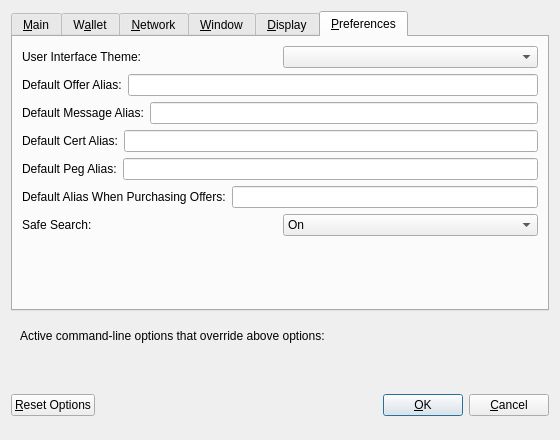
<?xml version="1.0" encoding="UTF-8"?>
<ui version="4.0">
 <class>OptionsDialog</class>
 <widget class="QDialog" name="OptionsDialog">
  <property name="geometry">
   <rect>
    <x>0</x>
    <y>0</y>
    <width>560</width>
    <height>440</height>
   </rect>
  </property>
  <property name="windowTitle">
   <string>Options</string>
  </property>
  <property name="modal">
   <bool>true</bool>
  </property>
  <layout class="QVBoxLayout" name="verticalLayout">
   <item>
    <widget class="QTabWidget" name="tabWidget">
     <property name="currentIndex">
      <number>5</number>
     </property>
     <widget class="QWidget" name="tabMain">
      <attribute name="title">
       <string>&amp;Main</string>
      </attribute>
      <layout class="QVBoxLayout" name="verticalLayout_Main">
       <item>
        <widget class="QCheckBox" name="syscoinAtStartup">
         <property name="toolTip">
          <string>Automatically start Syscoin Core after logging in to the system.</string>
         </property>
         <property name="text">
          <string>&amp;Start Syscoin Core on system login</string>
         </property>
        </widget>
       </item>
       <item>
        <layout class="QHBoxLayout" name="horizontalLayout_2_Main">
         <item>
          <widget class="QLabel" name="databaseCacheLabel">
           <property name="text">
            <string>Size of &amp;database cache</string>
           </property>
           <property name="textFormat">
            <enum>Qt::PlainText</enum>
           </property>
           <property name="buddy">
            <cstring>databaseCache</cstring>
           </property>
          </widget>
         </item>
         <item>
          <widget class="QSpinBox" name="databaseCache"/>
         </item>
         <item>
          <widget class="QLabel" name="databaseCacheUnitLabel">
           <property name="text">
            <string>MB</string>
           </property>
           <property name="textFormat">
            <enum>Qt::PlainText</enum>
           </property>
          </widget>
         </item>
         <item>
          <spacer name="horizontalSpacer_2_Main">
           <property name="orientation">
            <enum>Qt::Horizontal</enum>
           </property>
           <property name="sizeHint" stdset="0">
            <size>
             <width>40</width>
             <height>20</height>
            </size>
           </property>
          </spacer>
         </item>
        </layout>
       </item>
       <item>
        <layout class="QHBoxLayout" name="horizontalLayout_3_Main">
         <item>
          <widget class="QLabel" name="threadsScriptVerifLabel">
           <property name="text">
            <string>Number of script &amp;verification threads</string>
           </property>
           <property name="textFormat">
            <enum>Qt::PlainText</enum>
           </property>
           <property name="buddy">
            <cstring>threadsScriptVerif</cstring>
           </property>
          </widget>
         </item>
         <item>
          <widget class="QSpinBox" name="threadsScriptVerif">
           <property name="toolTip">
            <string>(0 = auto, &lt;0 = leave that many cores free)</string>
           </property>
          </widget>
         </item>
         <item>
          <spacer name="horizontalSpacer_3_Main">
           <property name="orientation">
            <enum>Qt::Horizontal</enum>
           </property>
           <property name="sizeHint" stdset="0">
            <size>
             <width>40</width>
             <height>20</height>
            </size>
           </property>
          </spacer>
         </item>
        </layout>
       </item>
       <item>
        <spacer name="verticalSpacer_Main">
         <property name="orientation">
          <enum>Qt::Vertical</enum>
         </property>
         <property name="sizeHint" stdset="0">
          <size>
           <width>20</width>
           <height>40</height>
          </size>
         </property>
        </spacer>
       </item>
      </layout>
     </widget>
     <widget class="QWidget" name="tabWallet">
      <attribute name="title">
       <string>W&amp;allet</string>
      </attribute>
      <layout class="QVBoxLayout" name="verticalLayout_Wallet">
       <item>
        <widget class="QGroupBox" name="groupBox">
         <property name="title">
          <string>Expert</string>
         </property>
         <layout class="QVBoxLayout" name="verticalLayout_2">
          <item>
           <widget class="QCheckBox" name="coinControlFeatures">
            <property name="toolTip">
             <string>Whether to show coin control features or not.</string>
            </property>
            <property name="text">
             <string>Enable coin &amp;control features</string>
            </property>
           </widget>
          </item>
          <item>
           <widget class="QCheckBox" name="spendZeroConfChange">
            <property name="toolTip">
             <string>If you disable the spending of unconfirmed change, the change from a transaction cannot be used until that transaction has at least one confirmation. This also affects how your balance is computed.</string>
            </property>
            <property name="text">
             <string>&amp;Spend unconfirmed change</string>
            </property>
           </widget>
          </item>
         </layout>
        </widget>
       </item>
       <item>
        <spacer name="verticalSpacer_Wallet">
         <property name="orientation">
          <enum>Qt::Vertical</enum>
         </property>
         <property name="sizeHint" stdset="0">
          <size>
           <width>20</width>
           <height>40</height>
          </size>
         </property>
        </spacer>
       </item>
      </layout>
     </widget>
     <widget class="QWidget" name="tabNetwork">
      <attribute name="title">
       <string>&amp;Network</string>
      </attribute>
      <layout class="QVBoxLayout" name="verticalLayout_Network">
       <item>
        <widget class="QCheckBox" name="mapPortUpnp">
         <property name="toolTip">
          <string>Automatically open the Syscoin client port on the router. This only works when your router supports UPnP and it is enabled.</string>
         </property>
         <property name="text">
          <string>Map port using &amp;UPnP</string>
         </property>
        </widget>
       </item>
       <item>
        <widget class="QCheckBox" name="allowIncoming">
         <property name="toolTip">
          <string>Accept connections from outside</string>
         </property>
         <property name="text">
          <string>Allow incoming connections</string>
         </property>
        </widget>
       </item>
       <item>
        <widget class="QCheckBox" name="connectSocks">
         <property name="toolTip">
          <string>Connect to the Syscoin network through a SOCKS5 proxy.</string>
         </property>
         <property name="text">
          <string>&amp;Connect through SOCKS5 proxy (default proxy):</string>
         </property>
        </widget>
       </item>
       <item>
        <layout class="QHBoxLayout" name="horizontalLayout_1_Network">
         <item>
          <widget class="QLabel" name="proxyIpLabel">
           <property name="text">
            <string>Proxy &amp;IP:</string>
           </property>
           <property name="textFormat">
            <enum>Qt::PlainText</enum>
           </property>
           <property name="buddy">
            <cstring>proxyIp</cstring>
           </property>
          </widget>
         </item>
         <item>
          <widget class="QValidatedLineEdit" name="proxyIp">
           <property name="minimumSize">
            <size>
             <width>140</width>
             <height>0</height>
            </size>
           </property>
           <property name="maximumSize">
            <size>
             <width>140</width>
             <height>16777215</height>
            </size>
           </property>
           <property name="toolTip">
            <string>IP address of the proxy (e.g. IPv4: 127.0.0.1 / IPv6: ::1)</string>
           </property>
          </widget>
         </item>
         <item>
          <widget class="QLabel" name="proxyPortLabel">
           <property name="text">
            <string>&amp;Port:</string>
           </property>
           <property name="textFormat">
            <enum>Qt::PlainText</enum>
           </property>
           <property name="buddy">
            <cstring>proxyPort</cstring>
           </property>
          </widget>
         </item>
         <item>
          <widget class="QLineEdit" name="proxyPort">
           <property name="minimumSize">
            <size>
             <width>55</width>
             <height>0</height>
            </size>
           </property>
           <property name="maximumSize">
            <size>
             <width>55</width>
             <height>16777215</height>
            </size>
           </property>
           <property name="toolTip">
            <string>Port of the proxy (e.g. 9050)</string>
           </property>
          </widget>
         </item>
         <item>
          <spacer name="horizontalSpacer_1_Network">
           <property name="orientation">
            <enum>Qt::Horizontal</enum>
           </property>
           <property name="sizeHint" stdset="0">
            <size>
             <width>40</width>
             <height>20</height>
            </size>
           </property>
          </spacer>
         </item>
        </layout>
       </item>
       <item>
        <layout class="QHBoxLayout" name="horizontalLayout_2_Network">
         <item>
          <widget class="QLabel" name="proxyActiveNets">
           <property name="text">
            <string>Used for reaching peers via:</string>
           </property>
           <property name="textFormat">
            <enum>Qt::PlainText</enum>
           </property>
          </widget>
         </item>
         <item>
          <widget class="QCheckBox" name="proxyReachIPv4">
           <property name="enabled">
            <bool>false</bool>
           </property>
           <property name="toolTip">
            <string>Shows, if the supplied default SOCKS5 proxy is used to reach peers via this network type.</string>
           </property>
           <property name="text">
            <string/>
           </property>
          </widget>
         </item>
         <item>
          <widget class="QLabel" name="proxyReachIPv4Label">
           <property name="text">
            <string>IPv4</string>
           </property>
           <property name="textFormat">
            <enum>Qt::PlainText</enum>
           </property>
          </widget>
         </item>
         <item>
          <widget class="QCheckBox" name="proxyReachIPv6">
           <property name="enabled">
            <bool>false</bool>
           </property>
           <property name="toolTip">
            <string>Shows, if the supplied default SOCKS5 proxy is used to reach peers via this network type.</string>
           </property>
           <property name="text">
            <string/>
           </property>
          </widget>
         </item>
         <item>
          <widget class="QLabel" name="proxyReachIPv6Label">
           <property name="text">
            <string>IPv6</string>
           </property>
           <property name="textFormat">
            <enum>Qt::PlainText</enum>
           </property>
          </widget>
         </item>
         <item>
          <widget class="QCheckBox" name="proxyReachTor">
           <property name="enabled">
            <bool>false</bool>
           </property>
           <property name="toolTip">
            <string>Shows, if the supplied default SOCKS5 proxy is used to reach peers via this network type.</string>
           </property>
           <property name="text">
            <string/>
           </property>
          </widget>
         </item>
         <item>
          <widget class="QLabel" name="proxyReachTorLabel">
           <property name="text">
            <string>Tor</string>
           </property>
           <property name="textFormat">
            <enum>Qt::PlainText</enum>
           </property>
          </widget>
         </item>
         <item>
          <spacer name="horizontalSpacer_2_Network">
           <property name="orientation">
            <enum>Qt::Horizontal</enum>
           </property>
           <property name="sizeHint" stdset="0">
            <size>
             <width>40</width>
             <height>20</height>
            </size>
           </property>
          </spacer>
         </item>
        </layout>
       </item>
       <item>
        <widget class="QCheckBox" name="connectSocksTor">
         <property name="toolTip">
          <string>Connect to the Syscoin network through a separate SOCKS5 proxy for Tor hidden services.</string>
         </property>
         <property name="text">
          <string>Use separate SOCKS5 proxy to reach peers via Tor hidden services:</string>
         </property>
        </widget>
       </item>
       <item>
        <layout class="QHBoxLayout" name="horizontalLayout_3_Network">
         <item>
          <widget class="QLabel" name="proxyIpTorLabel">
           <property name="text">
            <string>Proxy &amp;IP:</string>
           </property>
           <property name="textFormat">
            <enum>Qt::PlainText</enum>
           </property>
           <property name="buddy">
            <cstring>proxyIpTor</cstring>
           </property>
          </widget>
         </item>
         <item>
          <widget class="QValidatedLineEdit" name="proxyIpTor">
           <property name="minimumSize">
            <size>
             <width>140</width>
             <height>0</height>
            </size>
           </property>
           <property name="maximumSize">
            <size>
             <width>140</width>
             <height>16777215</height>
            </size>
           </property>
           <property name="toolTip">
            <string>IP address of the proxy (e.g. IPv4: 127.0.0.1 / IPv6: ::1)</string>
           </property>
          </widget>
         </item>
         <item>
          <widget class="QLabel" name="proxyPortTorLabel">
           <property name="text">
            <string>&amp;Port:</string>
           </property>
           <property name="textFormat">
            <enum>Qt::PlainText</enum>
           </property>
           <property name="buddy">
            <cstring>proxyPortTor</cstring>
           </property>
          </widget>
         </item>
         <item>
          <widget class="QLineEdit" name="proxyPortTor">
           <property name="minimumSize">
            <size>
             <width>55</width>
             <height>0</height>
            </size>
           </property>
           <property name="maximumSize">
            <size>
             <width>55</width>
             <height>16777215</height>
            </size>
           </property>
           <property name="toolTip">
            <string>Port of the proxy (e.g. 9050)</string>
           </property>
          </widget>
         </item>
         <item>
          <spacer name="horizontalSpacer_4_Network">
           <property name="orientation">
            <enum>Qt::Horizontal</enum>
           </property>
           <property name="sizeHint" stdset="0">
            <size>
             <width>40</width>
             <height>20</height>
            </size>
           </property>
          </spacer>
         </item>
        </layout>
       </item>
       <item>
        <spacer name="verticalSpacer_Network">
         <property name="orientation">
          <enum>Qt::Vertical</enum>
         </property>
         <property name="sizeHint" stdset="0">
          <size>
           <width>20</width>
           <height>40</height>
          </size>
         </property>
        </spacer>
       </item>
      </layout>
     </widget>
     <widget class="QWidget" name="tabWindow">
      <attribute name="title">
       <string>&amp;Window</string>
      </attribute>
      <layout class="QVBoxLayout" name="verticalLayout_Window">
       <item>
         <widget class="QCheckBox" name="hideTrayIcon">
           <property name="toolTip">
             <string>&amp;Hide the icon from the system tray.</string>
           </property>
           <property name="text">
             <string>Hide tray icon</string>
           </property>
         </widget>
       </item>
       <item>
         <widget class="QCheckBox" name="minimizeToTray">
         <property name="toolTip">
          <string>Show only a tray icon after minimizing the window.</string>
         </property>
         <property name="text">
          <string>&amp;Minimize to the tray instead of the taskbar</string>
         </property>
        </widget>
       </item>
       <item>
        <widget class="QCheckBox" name="minimizeOnClose">
         <property name="toolTip">
          <string>Minimize instead of exit the application when the window is closed. When this option is enabled, the application will be closed only after selecting Exit in the menu.</string>
         </property>
         <property name="text">
          <string>M&amp;inimize on close</string>
         </property>
        </widget>
       </item>
       <item>
        <spacer name="verticalSpacer_Window">
         <property name="orientation">
          <enum>Qt::Vertical</enum>
         </property>
         <property name="sizeHint" stdset="0">
          <size>
           <width>20</width>
           <height>40</height>
          </size>
         </property>
        </spacer>
       </item>
      </layout>
     </widget>
     <widget class="QWidget" name="tabDisplay">
      <attribute name="title">
       <string>&amp;Display</string>
      </attribute>
      <layout class="QVBoxLayout" name="verticalLayout_Display">
       <item>
        <layout class="QHBoxLayout" name="horizontalLayout_1_Display">
         <item>
          <widget class="QLabel" name="langLabel">
           <property name="text">
            <string>User Interface &amp;language:</string>
           </property>
           <property name="textFormat">
            <enum>Qt::PlainText</enum>
           </property>
           <property name="buddy">
            <cstring>lang</cstring>
           </property>
          </widget>
         </item>
         <item>
          <widget class="QValueComboBox" name="lang">
           <property name="toolTip">
            <string>The user interface language can be set here. This setting will take effect after restarting Syscoin Core.</string>
           </property>
          </widget>
         </item>
        </layout>
       </item>
       <item>
        <layout class="QHBoxLayout" name="horizontalLayout_2_Display">
         <item>
          <widget class="QLabel" name="unitLabel">
           <property name="text">
            <string>&amp;Unit to show amounts in:</string>
           </property>
           <property name="textFormat">
            <enum>Qt::PlainText</enum>
           </property>
           <property name="buddy">
            <cstring>unit</cstring>
           </property>
          </widget>
         </item>
         <item>
          <widget class="QValueComboBox" name="unit">
           <property name="toolTip">
            <string>Choose the default subdivision unit to show in the interface and when sending coins.</string>
           </property>
          </widget>
         </item>
        </layout>
       </item>
       <item>
        <layout class="QHBoxLayout" name="horizontalLayout_3_Display">
         <item>
          <widget class="QLabel" name="thirdPartyTxUrlsLabel">
           <property name="toolTip">
            <string>Third party URLs (e.g. a block explorer) that appear in the transactions tab as context menu items. %s in the URL is replaced by transaction hash. Multiple URLs are separated by vertical bar |.</string>
           </property>
           <property name="text">
            <string>Third party transaction URLs</string>
           </property>
           <property name="buddy">
            <cstring>thirdPartyTxUrls</cstring>
           </property>
          </widget>
         </item>
         <item>
          <widget class="QLineEdit" name="thirdPartyTxUrls">
           <property name="toolTip">
            <string>Third party URLs (e.g. a block explorer) that appear in the transactions tab as context menu items. %s in the URL is replaced by transaction hash. Multiple URLs are separated by vertical bar |.</string>
           </property>
          </widget>
         </item>
        </layout>
       </item>
       <item>
        <spacer name="verticalSpacer_Display">
         <property name="orientation">
          <enum>Qt::Vertical</enum>
         </property>
         <property name="sizeHint" stdset="0">
          <size>
           <width>20</width>
           <height>40</height>
          </size>
         </property>
        </spacer>
       </item>
      </layout>
     </widget>
     <widget class="QWidget" name="tabSyscoin">
      <attribute name="title">
       <string>&amp;Preferences</string>
      </attribute>
      <layout class="QVBoxLayout" name="verticalLayout_3">
       <item>
        <layout class="QHBoxLayout" name="horizontalLayout_4_Pref">
         <item>
          <widget class="QLabel" name="themeLabel">
           <property name="text">
            <string>User Interface Theme:</string>
           </property>
          </widget>
         </item>
         <item>
          <widget class="QComboBox" name="theme">
           <property name="toolTip">
            <string>The user interface theme can be set here. This setting will take effect after restarting Syscoin Core.</string>
           </property>
          </widget>
         </item>
        </layout>
       </item>
       <item>
        <layout class="QHBoxLayout" name="horizontalLayout_Pref">
         <item>
          <widget class="QLabel" name="labelDefaultOffer">
           <property name="text">
            <string>Default Offer Alias:</string>
           </property>
          </widget>
         </item>
         <item>
          <widget class="QLineEdit" name="defaultOfferAlias"/>
         </item>
        </layout>
       </item>
       <item>
        <layout class="QHBoxLayout" name="horizontalLayout_2_Pref">
         <item>
          <widget class="QLabel" name="labelDefaultMessage">
           <property name="text">
            <string>Default Message Alias:</string>
           </property>
          </widget>
         </item>
         <item>
          <widget class="QLineEdit" name="defaultMessageAlias"/>
         </item>
        </layout>
       </item>
       <item>
        <layout class="QHBoxLayout" name="horizontalLayout_3_Pref">
         <item>
          <widget class="QLabel" name="labelDefaultCert">
           <property name="text">
            <string>Default Cert Alias:</string>
           </property>
          </widget>
         </item>
         <item>
          <widget class="QLineEdit" name="defaultCertAlias"/>
         </item>
        </layout>
       </item>
       <item>
        <layout class="QHBoxLayout" name="horizontalLayout_4_Pref_2">
         <item>
          <widget class="QLabel" name="labelDefaultPeg">
           <property name="text">
            <string>Default Peg Alias:</string>
           </property>
          </widget>
         </item>
         <item>
          <widget class="QLineEdit" name="defaultPegAlias"/>
         </item>
        </layout>
       </item>
       <item>
        <layout class="QHBoxLayout" name="horizontalLayout_5_Pref">
         <item>
          <widget class="QLabel" name="labelDefaultBuyOffer">
           <property name="text">
            <string>Default Alias When Purchasing Offers:</string>
           </property>
          </widget>
         </item>
         <item>
          <widget class="QLineEdit" name="defaultBuyOfferAlias"/>
         </item>
        </layout>
       </item>
       <item>
        <layout class="QHBoxLayout" name="horizontalLayout_6_Pref">
         <item>
          <widget class="QLabel" name="labelSafeSearch">
           <property name="text">
            <string>Safe Search:</string>
           </property>
          </widget>
         </item>
         <item>
          <widget class="QComboBox" name="safeSearch">
           <item>
            <property name="text">
             <string>On</string>
            </property>
           </item>
           <item>
            <property name="text">
             <string>Off</string>
            </property>
           </item>
          </widget>
         </item>
        </layout>
       </item>
       <item>
        <spacer name="verticalSpacer_Pref">
         <property name="orientation">
          <enum>Qt::Vertical</enum>
         </property>
         <property name="sizeHint" stdset="0">
          <size>
           <width>20</width>
           <height>40</height>
          </size>
         </property>
        </spacer>
       </item>
      </layout>
      <zorder>verticalSpacer_Pref</zorder>
     </widget>
    </widget>
   </item>
   <item>
    <widget class="QFrame" name="frame">
     <layout class="QVBoxLayout" name="verticalLayout_Bottom">
      <item>
       <layout class="QHBoxLayout" name="horizontalLayout_Bottom">
        <item>
         <widget class="QLabel" name="overriddenByCommandLineInfoLabel">
          <property name="text">
           <string>Active command-line options that override above options:</string>
          </property>
          <property name="textFormat">
           <enum>Qt::PlainText</enum>
          </property>
         </widget>
        </item>
        <item>
         <spacer name="horizontalSpacer_Bottom">
          <property name="orientation">
           <enum>Qt::Horizontal</enum>
          </property>
          <property name="sizeHint" stdset="0">
           <size>
            <width>40</width>
            <height>20</height>
           </size>
          </property>
         </spacer>
        </item>
       </layout>
      </item>
      <item>
       <widget class="QLabel" name="overriddenByCommandLineLabel">
        <property name="text">
         <string/>
        </property>
        <property name="textFormat">
         <enum>Qt::PlainText</enum>
        </property>
        <property name="wordWrap">
         <bool>true</bool>
        </property>
       </widget>
      </item>
     </layout>
    </widget>
   </item>
   <item>
    <layout class="QHBoxLayout" name="horizontalLayout_Buttons">
     <item>
      <widget class="QPushButton" name="resetButton">
       <property name="toolTip">
        <string>Reset all client options to default.</string>
       </property>
       <property name="text">
        <string>&amp;Reset Options</string>
       </property>
       <property name="autoDefault">
        <bool>false</bool>
       </property>
      </widget>
     </item>
     <item>
      <spacer name="horizontalSpacer_1">
       <property name="orientation">
        <enum>Qt::Horizontal</enum>
       </property>
       <property name="sizeHint" stdset="0">
        <size>
         <width>40</width>
         <height>48</height>
        </size>
       </property>
      </spacer>
     </item>
     <item>
      <widget class="QLabel" name="statusLabel">
       <property name="minimumSize">
        <size>
         <width>200</width>
         <height>0</height>
        </size>
       </property>
       <property name="font">
        <font>
         <weight>75</weight>
         <bold>true</bold>
        </font>
       </property>
       <property name="text">
        <string/>
       </property>
       <property name="textFormat">
        <enum>Qt::PlainText</enum>
       </property>
       <property name="wordWrap">
        <bool>true</bool>
       </property>
      </widget>
     </item>
     <item>
      <spacer name="horizontalSpacer_2">
       <property name="orientation">
        <enum>Qt::Horizontal</enum>
       </property>
       <property name="sizeHint" stdset="0">
        <size>
         <width>40</width>
         <height>48</height>
        </size>
       </property>
      </spacer>
     </item>
     <item>
      <widget class="QPushButton" name="okButton">
       <property name="text">
        <string>&amp;OK</string>
       </property>
       <property name="autoDefault">
        <bool>false</bool>
       </property>
       <property name="default">
        <bool>true</bool>
       </property>
      </widget>
     </item>
     <item>
      <widget class="QPushButton" name="cancelButton">
       <property name="text">
        <string>&amp;Cancel</string>
       </property>
       <property name="autoDefault">
        <bool>false</bool>
       </property>
      </widget>
     </item>
    </layout>
   </item>
  </layout>
 </widget>
 <customwidgets>
  <customwidget>
   <class>QValidatedLineEdit</class>
   <extends>QLineEdit</extends>
   <header>qvalidatedlineedit.h</header>
  </customwidget>
  <customwidget>
   <class>QValueComboBox</class>
   <extends>QComboBox</extends>
   <header>qvaluecombobox.h</header>
  </customwidget>
 </customwidgets>
 <resources/>
 <connections/>
</ui>
